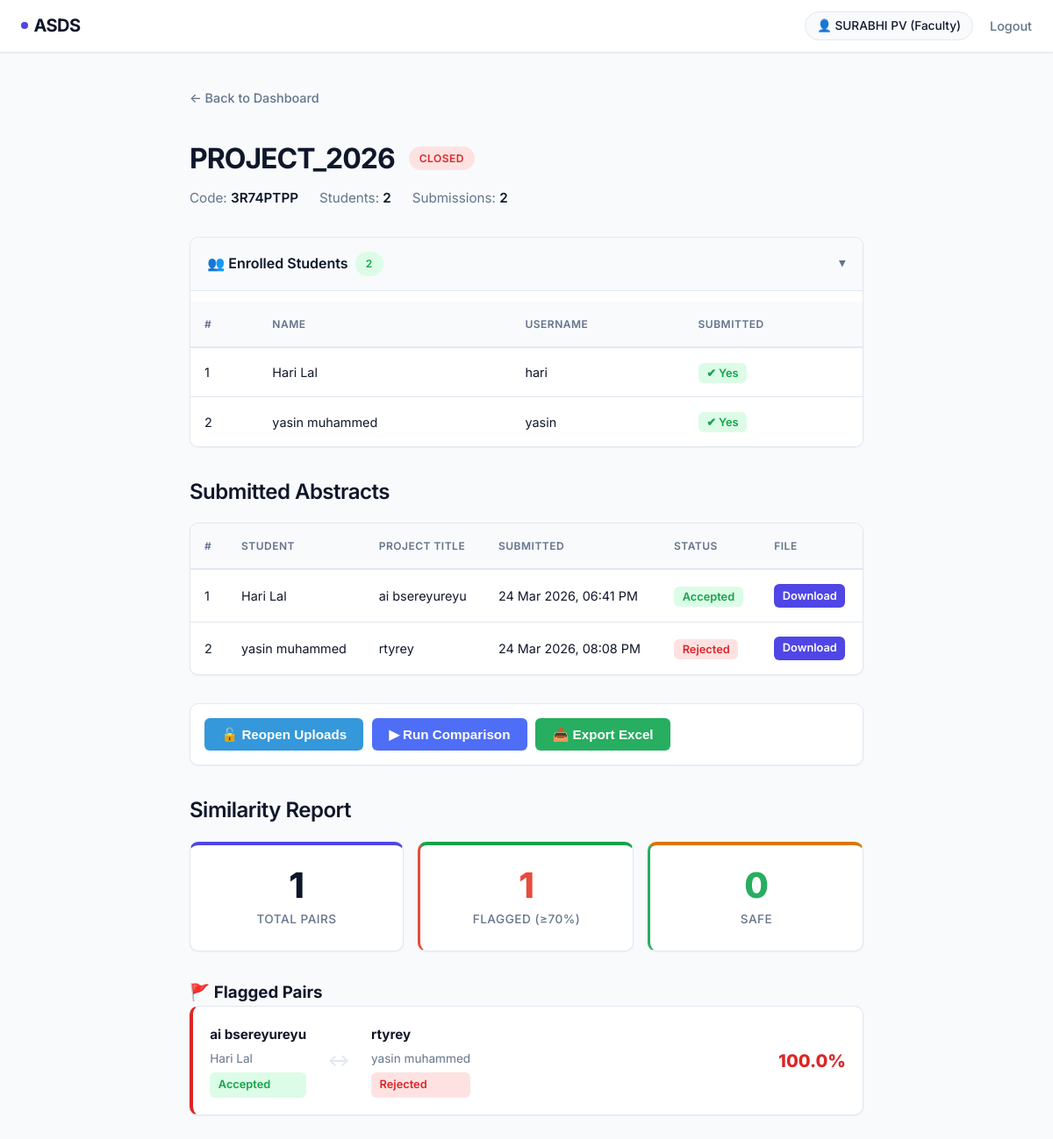
Page /faculty/class/3R74PTPP (signed in) on the committed database.
### app/models.py (models this page shows, shortened)
class User(UserMixin, db.Model):
    id = db.Column(db.Integer, primary_key=True)
    username = db.Column(db.String(80), unique=True, nullable=False)
    name = db.Column(db.String(150), nullable=False, default='')
    email = db.Column(db.String(120), unique=True, nullable=False)
    password_hash = db.Column(db.String(256), nullable=False)
    role = db.Column(db.String(20), nullable=False)  # 'faculty' or 'student'
    created_at = db.Column(db.DateTime, default=datetime.utcnow)
    classes_created = db.relationship('Class', backref='faculty', lazy=True)
    submissions = db.relationship('Submission', backref='student', lazy=True)
    joined_classes = db.relationship(
        'Class', secondary=class_students,
        backref=db.backref('students', lazy=True)
    )

class Class(db.Model):
    id = db.Column(db.Integer, primary_key=True)
    name = db.Column(db.String(150), nullable=False)
    code = db.Column(db.String(20), unique=True, nullable=False)
    faculty_id = db.Column(db.Integer, db.ForeignKey('user.id'), nullable=False)
    is_open = db.Column(db.Boolean, default=True)
    created_at = db.Column(db.DateTime, default=datetime.utcnow)
    submissions = db.relationship('Submission', backref='class_', lazy=True)
    results = db.relationship('Result', backref='class_', lazy=True)

class Submission(db.Model):
    id = db.Column(db.Integer, primary_key=True)
    student_id = db.Column(db.Integer, db.ForeignKey('user.id'), nullable=False)
    class_id = db.Column(db.Integer, db.ForeignKey('class.id'), nullable=False)
    project_title = db.Column(db.String(200), nullable=False)
    abstract_text = db.Column(db.Text, nullable=False)
    file_path = db.Column(db.String(300), nullable=True)
    status = db.Column(db.String(20), default='pending')  # pending / accepted / rejected
    uploaded_at = db.Column(db.DateTime, default=datetime.utcnow)

class Result(db.Model):
    id = db.Column(db.Integer, primary_key=True)
    class_id = db.Column(db.Integer, db.ForeignKey('class.id'), nullable=False)
    submission_1_id = db.Column(db.Integer, db.ForeignKey('submission.id'), nullable=False)
    submission_2_id = db.Column(db.Integer, db.ForeignKey('submission.id'), nullable=False)
    similarity_score = db.Column(db.Float, nullable=False)
    is_similar = db.Column(db.Boolean, default=False)
    created_at = db.Column(db.DateTime, default=datetime.utcnow)
    submission_1 = db.relationship('Submission', foreign_keys=[submission_1_id], backref='results_as_first')
    submission_2 = db.relationship('Submission', foreign_keys=[submission_2_id], backref='results_as_second')

### app/faculty.py (the view)
@faculty.route('/class/<string:code>')
@role_required('faculty')
def class_detail(code):
    cls = Class.query.filter_by(code=code, faculty_id=current_user.id).first_or_404()
    submissions = Submission.query.filter_by(class_id=cls.id).order_by(Submission.uploaded_at.asc()).all()
    student_count = len(cls.students)
    return render_template('faculty/class_detail.html',
                           cls=cls,
                           submissions=submissions,
                           student_count=student_count)

### app/__init__.py (called while the page is built)
@login_manager.user_loader
def load_user(user_id):
    return User.query.get(int(user_id))

### app/auth.py (called while the page is built)
def role_required(role):
    def decorator(f):
        @wraps(f)
        @login_required
        def wrapped(*args, **kwargs):
            if current_user.role != role:
                flash('Access denied.', 'error')
                return redirect(url_for('main.index'))
            return f(*args, **kwargs)
        return wrapped
    return decorator

### app/templates/faculty/class_detail.html (shortened to what this page needs)
{% extends "base.html" %}
{% block content %}
<a href="{{ url_for('faculty.dashboard') }}" class="back-link">← Back to Dashboard</a>
<div class="class-header">
    <h1>{{ cls.name }}</h1>
    <span class="badge {{ 'badge-open' if cls.is_open else 'badge-closed' }}">
        {{ 'Open' if cls.is_open else 'Closed' }}
    </span>
</div>
<div class="class-meta">
    <span>Code: <strong>{{ cls.code }}</strong></span>
    <span>Students: <strong>{{ student_count }}</strong></span>
    <span>Submissions: <strong>{{ submissions | length }}</strong></span>
</div>
{% set submitted_ids = submissions | map(attribute='student_id') | list %}
<details class="students-panel" open>
    <summary>
        <span>👥 Enrolled Students</span>
        <span class="badge badge-open" style="margin-left:0.5rem;">{{ cls.students | length }}</span>
    </summary>
    {% if cls.students %}
    <table class="data-table" style="margin-top:0.75rem;">
        <thead>
            <tr>
                <th>#</th>
                <th>Name</th>
                <th>Username</th>
                <th>Submitted</th>
            </tr>
        </thead>
        <tbody>
            {% for s in cls.students | sort(attribute='name') %}
            <tr>
                <td>{{ loop.index }}</td>
                <td>{{ s.name }}</td>
                <td>{{ s.username }}</td>
                <td>
                    {% if s.id in submitted_ids %}
                        <span class="status status-accepted">✔ Yes</span>
                    {% else %}
                        <span class="status status-pending">✗ No</span>
                    {% endif %}
                </td>
            </tr>
            {% endfor %}
        </tbody>
    </table>
    {% else %}
    <p class="empty-msg" style="padding:0.5rem 0;">No students have joined yet.</p>
    {% endif %}
</details>
<h2>Submitted Abstracts</h2>
{% if submissions %}
<table class="data-table">
    <thead>
        <tr>
            <th>#</th>
            <th>Student</th>
            <th>Project Title</th>
            <th>Submitted</th>
            <th>Status</th>
            <th>File</th>
        </tr>
    </thead>
    <tbody>
        {% for sub in submissions %}
        <tr>
            <td>{{ loop.index }}</td>
            <td>{{ sub.student.name }}</td>
            <td>{{ sub.project_title }}</td>
            <td>{{ sub.uploaded_at.strftime('%d %b %Y, %I:%M %p') }}</td>
            <td>
                <span class="status status-{{ sub.status }}">{{ sub.status | capitalize }}</span>
            </td>
            <td>
                {% if sub.file_path %}
                <a href="{{ url_for('faculty.download_file', submission_id=sub.id) }}" class="btn btn-sm btn-primary"
                    style="padding:0.2rem 0.6rem; font-size:0.8rem;">Download</a>
                {% else %}
                —
                {% endif %}
            </td>
        </tr>
        {% endfor %}
    </tbody>
</table>
{% else %}
<p class="empty-msg">No submissions yet.</p>
{% endif %}
<div class="action-bar" style="display:flex; gap:0.6rem; flex-wrap:wrap; align-items:center;">
    {% if cls.is_open %}
    <form method="POST" action="{{ url_for('faculty.close_uploads', code=cls.code) }}">
        <input type="hidden" name="csrf_token" value="{{ csrf_token() }}"/>
        <button type="submit" class="btn"
            style="background:#e67e22; color:#fff; min-width:180px; padding:0.6rem 1.2rem;">🔒 Close Uploads</button>
    </form>
    {% else %}
    <form method="POST" action="{{ url_for('faculty.reopen_uploads', code=cls.code) }}">
        <button type="submit" class="btn"
            style="background:#3498db; color:#fff; min-width:180px; padding:0.6rem 1.2rem;">🔓 Reopen Uploads</button>
    </form>
    {% endif %}
    {% if submissions | length >= 2 and not cls.is_open %}
    <form method="POST" action="{{ url_for('faculty.run_comparison', code=cls.code) }}">
        <button type="submit" class="btn"
            style="background:#4f6ef7; color:#fff; min-width:180px; padding:0.6rem 1.2rem;">▶ Run Comparison</button>
    </form>
    {% endif %}
    {% if cls.results | length > 0 %}
    <form method="POST" action="{{ url_for('faculty.export_excel', code=cls.code) }}">
        <button type="submit" class="btn"
            style="background:#27ae60; color:#fff; min-width:180px; padding:0.6rem 1.2rem;">📥 Export Excel</button>
    </form>
    {% endif %}
</div>
{% set flagged = cls.results | selectattr('is_similar') | list %}
{% set all_results = cls.results | sort(attribute='similarity_score', reverse=true) %}
{% if cls.results | length > 0 %}
<h2>Similarity Report</h2>
<div class="report-summary">
    <div class="stat-card">
        <span class="stat-number">{{ cls.results | length }}</span>
        <span class="stat-label">Total Pairs</span>
    </div>
    <div class="stat-card" style="border-left: 3px solid #e74c3c;">
        <span class="stat-number" style="color:#e74c3c;">{{ flagged | length }}</span>
        <span class="stat-label">Flagged (≥70%)</span>
    </div>
    <div class="stat-card" style="border-left: 3px solid #27ae60;">
        <span class="stat-number" style="color:#27ae60;">{{ cls.results | length - flagged | length }}</span>
        <span class="stat-label">Safe</span>
    </div>
</div>
{% if flagged | length > 0 %}
<h3>🚩 Flagged Pairs</h3>
{% for result in flagged | sort(attribute='similarity_score', reverse=true) %}
<div class="result-card result-flagged">
    <div class="result-pair">
        <div class="result-sub">
            <strong>{{ result.submission_1.project_title }}</strong>
            <span class="result-student">{{ result.submission_1.student.name }}</span>
            <span class="status status-{{ result.submission_1.status }}">{{ result.submission_1.status | capitalize
                }}</span>
        </div>
        <span class="result-vs">↔</span>
        <div class="result-sub">
            <strong>{{ result.submission_2.project_title }}</strong>
            <span class="result-student">{{ result.submission_2.student.name }}</span>
            <span class="status status-{{ result.submission_2.status }}">{{ result.submission_2.status | capitalize
                }}</span>
        </div>
    </div>
    <span class="similarity-score">{{ (result.similarity_score * 100) | round(1) }}%</span>
</div>
{% endfor %}
{% endif %}
{% set safe = all_results | rejectattr('is_similar') | list %}
{% endif %}
{% endblock %}

### app/templates/base.html (shortened to what this page needs)
<!DOCTYPE html>
<html lang="en">
<head>
    <link rel="stylesheet" href="{{ url_for('static', filename='css/style.css') }}">
</head>
<body>
    <nav>
        <div class="nav-brand">
            <a href="{{ url_for('main.index') }}">ASDS</a>
        </div>
        <div class="nav-links">
            {% if current_user.is_authenticated %}
            <span class="nav-user">👤 {{ current_user.name }} ({{ current_user.role | capitalize }})</span>
            <a href="{{ url_for('auth.logout') }}">Logout</a>
            {% else %}
            <a href="{{ url_for('auth.login') }}">Login</a>
            <a href="{{ url_for('auth.register') }}">Register</a>
            {% endif %}
        </div>
    </nav>
    <main>
        {% block content %}{% endblock %}
    </main>
</body>
</html>

### rows in the picture
User: name "SURABHI PV", role "Faculty"
Class: name "PROJECT_2026", is_open "CLOSED", code "3R74PTPP"
User: name "Hari Lal", username "hari", shows "✔ Yes"
User: name "yasin muhammed", username "yasin", shows "✔ Yes"
Submission: student.name "Hari Lal", project_title "ai bsereyureyu", uploaded_at "24 Mar 2026, 06:41 PM", status "Accepted"
Submission: student.name "yasin muhammed", project_title "rtyrey", uploaded_at "24 Mar 2026, 08:08 PM", status "Rejected"
Result: submission_1.project_title "ai bsereyureyu", submission_1.student.name "Hari Lal", submission_1.status "Accepted", submission_2.project_title "rtyrey", submission_2.student.name "yasin muhammed", submission_2.status "Rejected", (result.similarity_score*100)|round(1) "100.0"

### other values in the picture
{{ student_count }} "2"
{{ submissions | length }} "2"
{{ cls.students | length }} "2"
{{ cls.results | length }} "1"
{{ flagged | length }} "1"
{{ cls.results | length - flagged | length }} "0"
